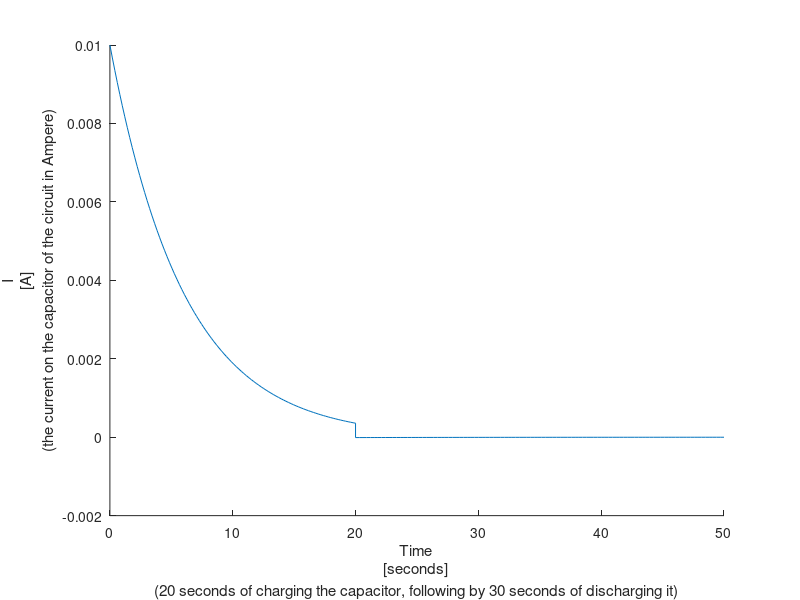

Reproduce this figure in MATLAB. (Note: this script raises an error after producing the figure.)
%% Neural Networks - assignment 2:



% settimg some parameters:

Eps = 30;
R1 = 3000;
R2 = 6000;
C = 0.002;
T_charge = linspace(0,20);
T_discharge = linspace(0,30);


% charging the capacitor:

I_c = (Eps/R1)*exp(-T_charge/(R1*C));
V_c = Eps*C*(1-(exp(-T_charge/(R1*C))));


% discharging the capacitor:

V1 = V_c(100);
I_d = ((-V1)/R2)*exp(-T_discharge/(R2*C));
V_d = V1*exp(-T_discharge/(R2*C));


% current on the capacitor:

figure('Units','normalized','position',[0 0 1 1]);
hold on;
plot([T_charge, (T_discharge + 20)], [I_c, I_d]);
xlabel({'Time', '[seconds]' , '(20 seconds of charging the capacitor, following by 30 seconds of discharging it)'});
ylabel({'I', '[A]' , '(the current on the capacitor of the circuit in Ampere)'});
asy_current = xline(20,'--r', 'LineWidth', 0.5);
yline(0,'--k', 'LineWidth', 0.5);
legend(asy_current, '$charging \rightarrow discharging$', 'FontSize', 12, 'Location','best', 'Interpreter','latex', 'Box', 'off');
title({'\fontsize{14} \color{blue} - the current on a capacitor while charging it for 20 seconds, then discharging for 30 seconds -', '\fontsize{12} (current VS time)', '\fontsize{10} \color{black} R_{charge} =  3000 \Omega  ,        R_{discharge} =  6000 \Omega  ,        C  =  2 mF  ,        \fontsize{18} \epsilon \fontsize{10}  =  30 V  ,       V1_{t = 20}  =  0.0579 V'});
hold off; 


% voltage on the capacitor:

figure('Units','normalized','position',[0 0 1 1]);
hold on;
plot([T_charge, (T_discharge + 20)], [V_c, V_d]);
xlabel({'Time', '[seconds]' , '(20 seconds of charging the capacitor, following by 30 seconds of discharging it)'});
ylabel({'V', '[V]' , '(the voltage on the capacitor of the circuit in Volts)'});
asy_voltage = xline(20,'--r', 'LineWidth', 0.5, 'DisplayName','$charging \rightarrow discharging$');
legend(asy_voltage, 'FontSize', 12, 'Location','best', 'Interpreter','latex', 'Box', 'off');
title({'\fontsize{14} \color{blue} - the voltage on a capacitor while charging it for 20 seconds, then discharging for 30 seconds -', '\fontsize{12} (voltage VS time)', '\fontsize{10} \color{black} R_{charge} =  3000 \Omega  ,        R_{discharge} =  6000 \Omega  ,        C  =  2 mF  ,        \fontsize{18} \epsilon \fontsize{10}  =  30 V  ,       V1_{t = 20}  =  0.0579 V'});
hold off;



